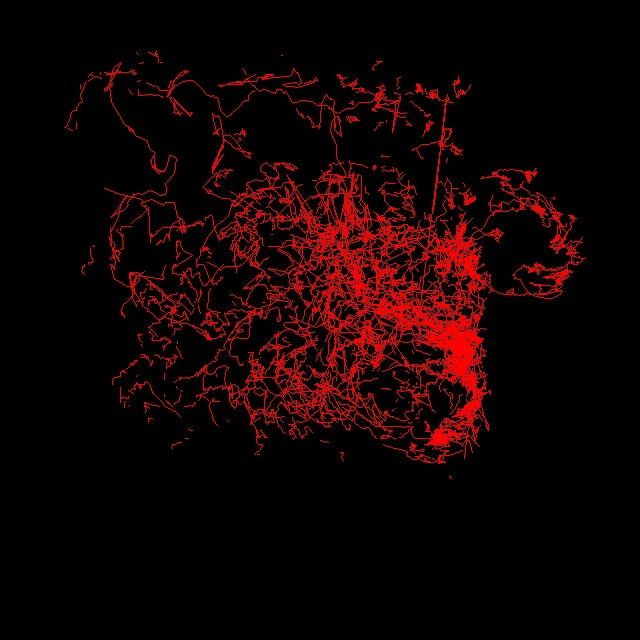

This figure's Python source:
# -*- coding: utf-8 -*-
"""
Created on Wed Apr 27 10:38:59 2016

@author: rajat
"""

"""
File contains data in this format:

--------------------------
|  Timestamp   (Double)  |
|------------------------|
|  X coord     (Single)  |
|------------------------|
|  Y coord     (Single)  |
|------------------------|
|  Direction   (Single)  |
--------------------------

"""

import matplotlib.pyplot as plt
import numpy as np
import cv2

blank_image = np.zeros((640,640,3), np.uint8)

positionDataFile = open('ap1.txt', 'rb')
positionData = []

#read the data in positionData list
for data in positionDataFile:
    info = data.split(',')
    preprocessed_x, preprocessed_y = info[0], info[1]
    x,y = preprocessed_x.split('(')[1], preprocessed_y.split(')')[0]
    if x=='None' and y==' None':
        x,y = 0,0
    else:
        x,y = int(x), int(y)
        
    positionData.append((x,y))

#loop over the set of tracked pts
for index in xrange(1, len(positionData)):
    if index == len(positionData):
        cv2.imwrite('trajectory.jpg',blank_image)

    #if either of the tracked pts are (0,0), ignore them
    if positionData[index-1]==(0,0) or positionData[index]==(0,0):
        continue
    
    #otherwise, compute the thickness of the line and
	# draw the connecting lines
    print positionData[index - 1], positionData[index]
    cv2.line(blank_image, positionData[index - 1], positionData[index], (0, 0, 255), 1)
 
    # show the frame to our screen
    cv2.imshow("Frame", blank_image)

    key = cv2.waitKey(1) & 0xFF
 
    # if the 'q' key is pressed, stop the loop
    if key == ord("q"):
	    break
 
#close any open windows
cv2.destroyAllWindows()
          
